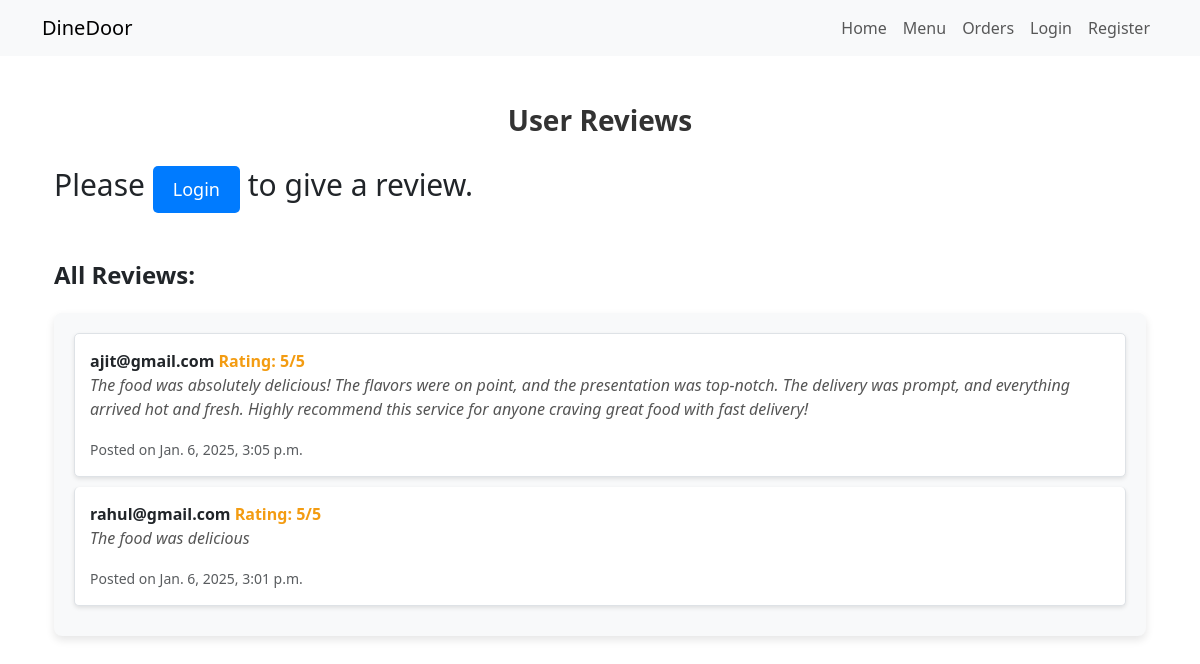
The app's page /reviews/ with its own data.
### app/models.py (models this page shows, shortened)
class Review(models.Model):
    user = models.ForeignKey(User, on_delete=models.CASCADE)
    rating = models.PositiveIntegerField()
    comment = models.TextField()
    date_posted = models.DateTimeField(auto_now_add=True)

### app/views.py (the view)
# urls.py: path('reviews/', views.reviews, name='reviews'),
def reviews(request):
    if request.method == 'POST' and request.user.is_authenticated:
        form = ReviewForm(request.POST)
        if form.is_valid():
            review = form.save(commit=False)
            review.user = request.user  # Associate review with logged-in user
            review.save()  # Save the review to the database
            return redirect('reviews')  # Redirect to the reviews page to see the review
    else:
        form = ReviewForm()
    reviews = Review.objects.all().order_by('-date_posted')
    context = {
        'form': form,
        'reviews': reviews,
    }
    return render(request, 'review.html', context)

### app/templates/review.html
{% extends "base.html" %}
{% block content %}
    <div class="container mt-5">
        <h3 class="text-center mb-4" style="font-weight: bold; color: #333;">User Reviews</h3>
        {% if user.is_authenticated %}
            <div class="card p-4 mb-4" style="background-color: #f8f9fa; border-radius: 8px; box-shadow: 0 4px 6px rgba(0, 0, 0, 0.1);">
                <h4>Leave Your Review</h4>
                <form method="POST">
                    {% csrf_token %}
                    <div class="mb-3">
                        {{ form.as_p }}
                    </div>
                    <button type="submit" class="btn btn-primary">Submit Review</button>
                </form>
            </div>
        {% else %}
        <p style="font-size: 30px;">Please <a href="{% url 'login' %}" style="font-size: 18px; padding: 10px 20px; background-color: #007bff; color: white; border-radius: 5px; text-decoration: none; display: inline-block; text-align: center;">Login</a>
            to give a review.</p>
        {% endif %}
        <h4 class="mt-5 mb-4" style="font-weight: bold;">All Reviews:</h4>
        <div class="reviews-container" style="background-color: #f8f9fa; padding: 20px; border-radius: 8px; box-shadow: 0 4px 8px rgba(0, 0, 0, 0.1);">
            <ul class="list-group">
                {% for review in reviews %}
                    <li class="list-group-item" style="background-color: #ffffff; padding: 15px; margin-bottom: 10px; border-radius: 5px; box-shadow: 0 2px 4px rgba(0, 0, 0, 0.1);">
                        <strong>{{ review.user.username }}</strong>
                        <span style="color: #f39c12; font-weight: bold;">Rating: {{ review.rating }}/5</span>
                        <p style="font-style: italic; color: #555;">{{ review.comment }}</p>
                        <small class="text-muted">Posted on {{ review.date_posted }}</small>
                    </li>
                {% empty %}
                    <li class="list-group-item" style="background-color: #ffffff; padding: 15px;">No reviews yet. Be the first to leave one!</li>
                {% endfor %}
            </ul>
        </div>
    </div>
{% endblock %}

### records on screen
Review: user.username "ajit@gmail.com", rating "5", comment "The food was absolutely delicious! The flavors were on point, and the presentation was top-notch. The delivery was prompt, and everything arrived hot and fresh. Highly recommend this service for anyone craving great food with fast delivery!", date_posted "Jan. 6, 2025, 3:05 p.m."
Review: user.username "rahul@gmail.com", rating "5", comment "The food was delicious", date_posted "Jan. 6, 2025, 3:01 p.m."
